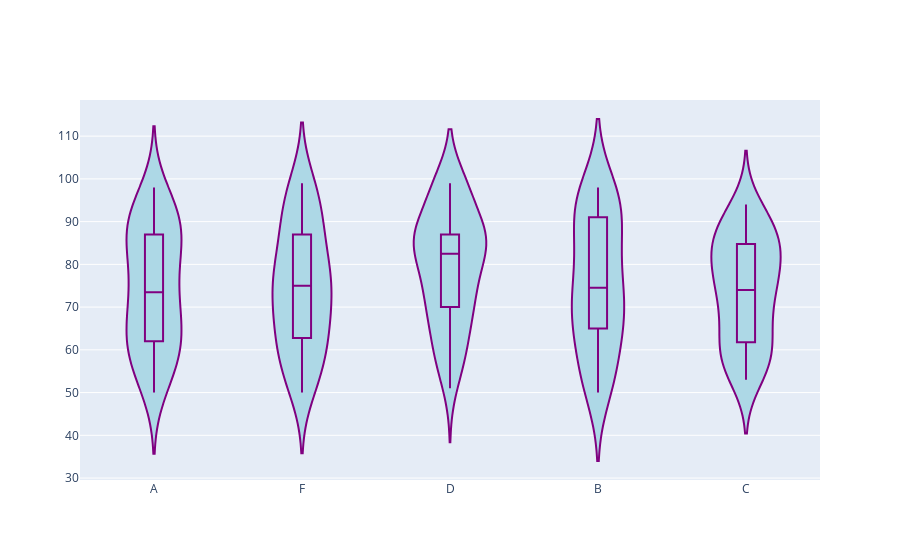

The notebook cell saved with this chart:
### Markdown cell above
2.Using the Student Grades, create a violin plot to display the distribution of scores across different grade
categories.

### Code cell
np.random.seed(15)
data = {
    'Grade': np.random.choice(['A', 'B', 'C', 'D', 'F'], 200),
    'Score': np.random.randint(50, 100, 200)
}
df = pd.DataFrame(data)


fig=go.Figure()
fig.add_trace(go.Violin(x=df['Grade'],y=df['Score'],box_visible=True,  # Show box plot inside violin
    line_color='purple',  
    fillcolor='lightblue'))

### Figure 1 — Plotly figure (JSON) as saved in the notebook; plotly's stock layout.template omitted (floating-point values rounded to 4 significant figures; data arrays with more than 128 entries replaced by an {"elided": "..."} marker saying what was removed)
{"data": [{"box": {"visible": true}, "fillcolor": "lightblue", "line": {"color": "purple"}, "type": "violin", "x": {"elided": "200 str values"}, "y": {"elided": "200 int values"}}], "layout": {}}
